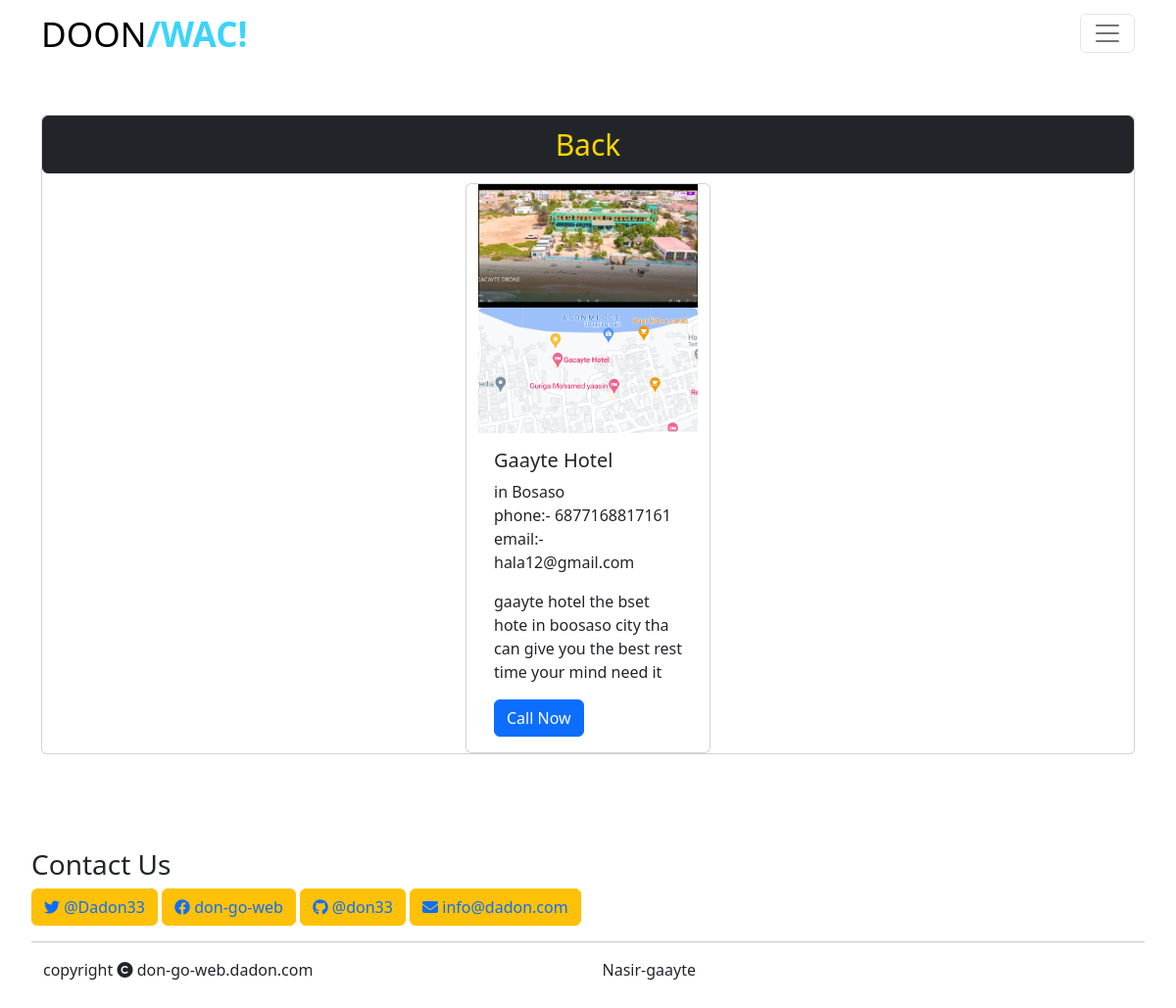
/views/1/, run on the app's committed database.
### core/models.py (models this page shows, shortened)
class Contactmodel(models.Model):
    auther=models.ForeignKey(User,on_delete=models.CASCADE)
    logo = models.ImageField(blank=True, null=True)
    name = models.CharField(max_length=255,null=False,blank=False)
    category=models.ForeignKey(Categorymodel,on_delete=models.CASCADE)
    city=models.ForeignKey(Citymodel,on_delete=models.CASCADE)
    phone1 = models.IntegerField(null=False,blank=False)
    email = models.EmailField(max_length=100, blank=True, null= True)
    location_imo = models.ImageField(null=True, blank=True)
    location_url = models.URLField()
    desc = models.TextField(null=True, blank=True)

class Citymodel(models.Model):
    name=models.CharField(max_length=100)
    def __str__(self):
        return self.name

### core/views.py (the view)
# urls.py: path('views/<pk>/',views.DetailI.as_view(),name='views'),
class DetailI(DetailView):
    model = Contactmodel
    context_object_name = 'sss'
    template_name= 'core/views.html'

### core/templates/core/views.html
{% extends 'core/home.html' %}
{% block content %}
<div class="mt-5">
    <div class="container">
        <div class="card" >
            <button style="font-size:30px; " class="btn btn-dark" type="submit"><a style="text-decoration: none; color:gold;" href="{% url 'home' %}">Back</a></button>
            <div class="card container" style="margin-top:10px; width: 250px; ">
                <img src="{{object.logo.url}}" alt="">
                <a href="{{object.location_url}}"><img src="{{object.location_imo.url}}" class="card-img-top" alt="..."></a>
                <div class="card-body">
                    <h5 class="card-title">{{object.name}}</h5>
                    <p class="card-text">in {{object.city}} <br> phone:- {{object.phone1}} <br> email:-{{object.email}}</p>
                    <p class="card-text" >{{object.desc}}</p>
                    <a href="#" class="btn btn-primary">Call Now </a>
                </div>
            </div>
        </div>
    </div>
</div>
{% endblock content %}

### static/css/main.css (style rules this page uses)
:root { --cta--color:rgb(57, 187, 219); }
body { background: #f2f2f2; margin: 0; padding: 0; font-family: "Roboto Condensed"; font-size: small; font-weight: 50; }
a { color: #444444; }

### data on the page
Contactmodel: logo (picture), location_imo (picture), name "Gaayte Hotel", city "Bosaso", phone1 "6877168817161", email "hala12@gmail.com", desc "gaayte hotel the bset hote in boosaso city tha can give you the best rest time your mind need it"
